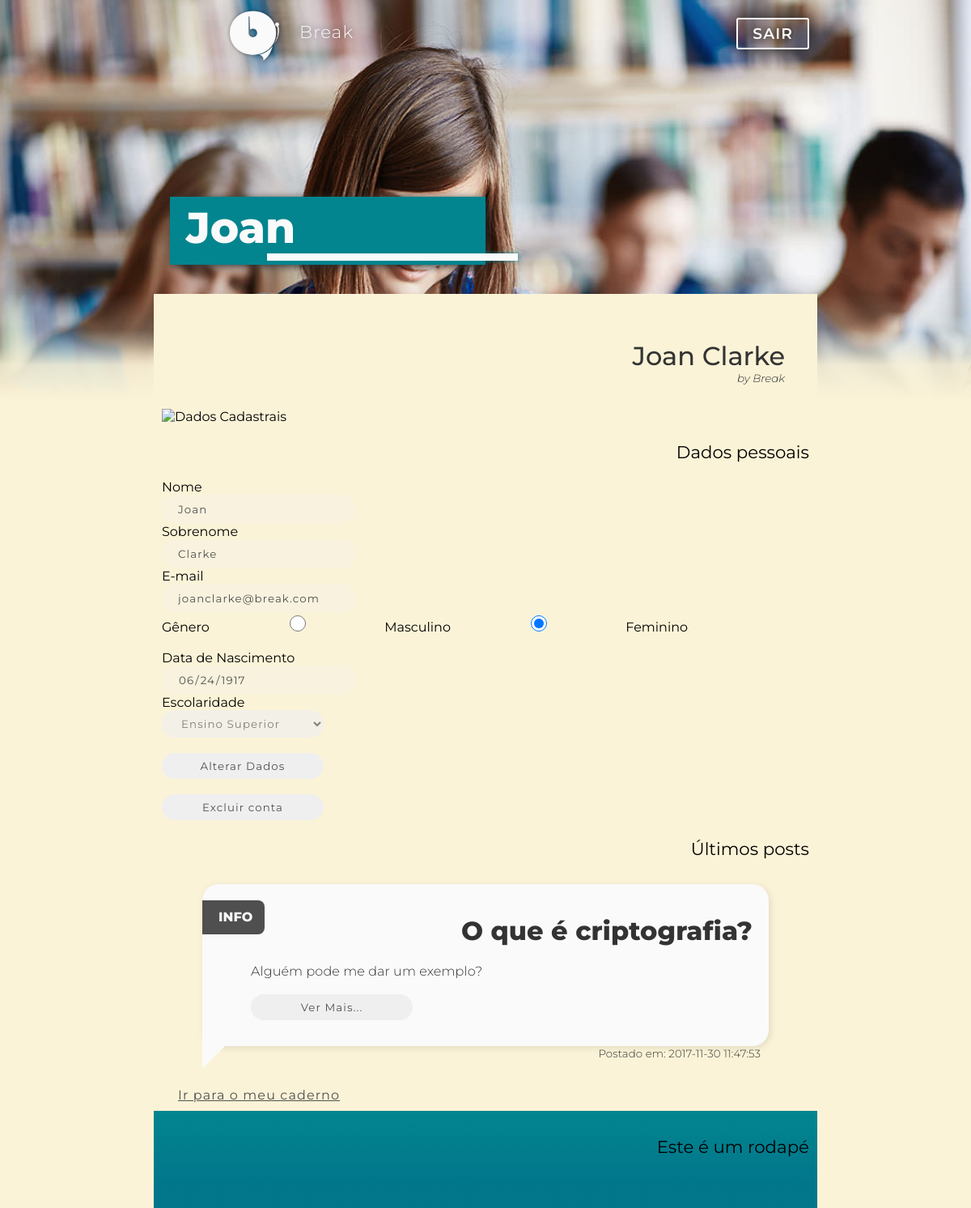
The page /perfil.php (signed in) on the database its author committed.
### tables this page shows
CREATE TABLE `pergunta` (
  `idpergunta` int(11) NOT NULL,
  `prg_titulo` varchar(50) NOT NULL,
  `prg_descricao` text,
  `prg_respondida` tinyint(1) NOT NULL DEFAULT '0',
  `prg_registro` datetime NOT NULL DEFAULT CURRENT_TIMESTAMP,
  `fk_disciplina` int(11) NOT NULL,
  `fk_usuario` int(11) NOT NULL,
  `prg_tipo` varchar(8) NOT NULL DEFAULT 'pergunta'
);

CREATE TABLE `disciplina` (
  `iddisciplina` int(11) NOT NULL,
  `disc_nome` varchar(45) NOT NULL,
  `disc_apelido` varchar(8) DEFAULT NULL,
  `disc_back_color` varchar(7) DEFAULT NULL,
  `disc_textcolor` varchar(7) DEFAULT '#fafafa'
);

### dao-pergunta.php (called while the page is built, shortened)
<?php
  function listaUltimosPostsUsuario($conexao, $id){
      $perguntas = array();
      $resultado = mysqli_query($conexao, "SELECT p.*, d.disc_nome, d.disc_textcolor, d.disc_back_color, d.disc_apelido, u.nome_user
                                            FROM disciplina AS d
                                              JOIN pergunta AS p ON p.fk_disciplina = d.iddisciplina
                                              JOIN usuario AS u ON u.idusuario = p.fk_usuario
                                            WHERE idusuario = {$id}
                                              ORDER BY (p.prg_registro) desc
                                            LIMIT 3;");
      while ($pergunta = mysqli_fetch_assoc($resultado)){
          array_push($perguntas, $pergunta);
      }
      return $perguntas;
  }

### ultimos-posts.php (the view, shortened to what this page needs)
<?php
require 'dao-pergunta.php';
$id = $_SESSION['id_usuario'];
$perguntas = listaUltimosPostsUsuario($conexao, $id);
?>
<div id="text_content">
  <?php
  foreach ($perguntas as $pergunta) :
  ?>
  <div id="balaozin">
    <div id="tag_disc" style="background-color: <?=$pergunta['disc_back_color']?>;">
      <p id="text_tag" style="color:  <?=$pergunta['disc_textcolor']?>;">
        <?=$pergunta['disc_apelido']?>
      </p>
    </div>
    <h2><span style="font-weight: 800;"><?= $pergunta['prg_titulo']?></h2>
    <p id="p_desc"><?=substr($pergunta['prg_descricao'], 0, 70)?></p>
    <form action="pergunta-detalhe.php" method="post">
        <input type="submit" name="" value="Ver Mais...">
    </form>
  </div ::after>
  <div id="baixo_balaozin">
      <p class="header_space2">
          Postado em: <time><?=$pergunta['prg_registro']?></time>
      </p>
      <br>
    </div>
  <?php
   endforeach
  ?>

### css/feed.css (style rules this page uses)
body { font-family: 'Montserrat', sans-serif; margin: 0px; background: url("../img/cover_girl .jpg") no-repeat bottom center; background-color: #0e0e0e; background-size: 100%; background-position: top center; }
input, select, a { border-radius: 20px; border-style: none; padding: 8px 20px; min-width: 200px; min-height: 20px; letter-spacing: 1.1px; color: #505050; font-family: 'Montserrat', sans-serif; position: relative; z-index: 2; }
h2 { margin-right: 10px; margin-bottom: 0px; font-weight: 500; font-size: 24pt; color: #333333; text-align: right; padding-left: 20px; }
p { color: #333; text-align: justify; font-weight: 300; word-wrap: break-word; }
.header_space2 { text-align: right; margin: 0px; font-size: 10pt; padding: 0px 10px 0px 0px; }
#text_content { padding: 10px 50px 10px 50px; letter-spacing: 0.1px; line-height: 1.4; text-indent: 50px; }
#balaozin { margin: auto; padding: 10px; background-color: #fafafa; border-radius: 20px; border-bottom-right-radius: 80px/3px; position: relative; z-index: 2; box-shadow: 2px 2px 8px rgba(0,0,0,0.1); }
#balaozin:after { content: ''; border: 40px solid transparent; border-left-color: #fafafa; border-top: 0; border-right: 0; position: relative; z-index: 0; margin-left: -10px; margin-bottom: 28px; }
#tag_disc { text-indent: 0px; padding: 5px; margin-left: -10px; margin-top: 10px; position: absolute; text-align: left; border-radius: 0px 8px 8px 0px; }
#text_tag { text-align: center; margin: 0px; padding: 5px 10px 5px 15px; font-weight: 800; }
#baixo_balaozin { margin: auto; }

### rows shown on the page
pergunta: fk_disciplina.disc_apelido "INFO", prg_titulo "O que é criptografia?", prg_descricao "Alguém pode me dar um exemplo?", prg_registro "2017-11-30 11:47:53"

### other values the page prints
$_SESSION['nm_usuario'] "Joan"
$_SESSION['sbm_usuario'] "Clarke"
form field escolaridade_user "Ensino Superior"
